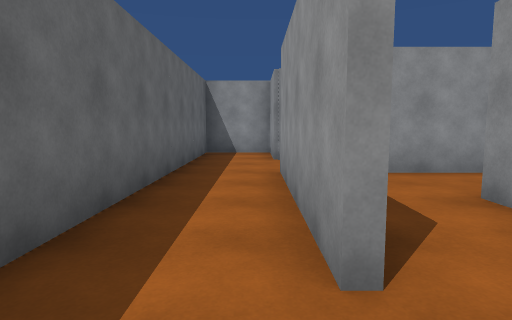
view 1 (above)

24 first-person views from a walk through a Unity game level. The camera is 1.4 m above the floor, tilts 6° down and sees 75° across. The floor is counted in squares, 1.8 m on a side. Each view is taken from the middle of a square. On the plan, view 1 faces up. The plan holds only what a view shows up to about 11 squares ahead; the rest is blank. The place goes on beyond the plan. The player is left out.

view 2
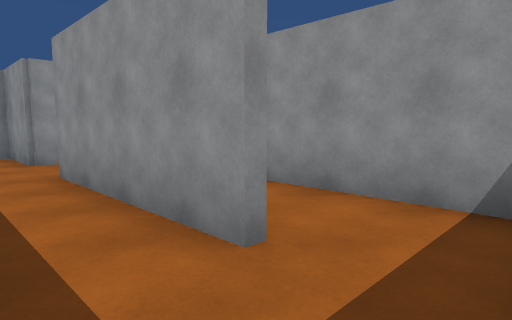

view 3
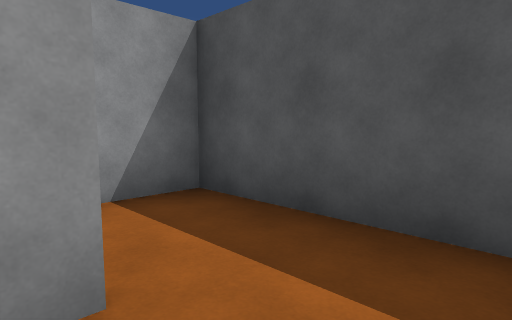

view 4
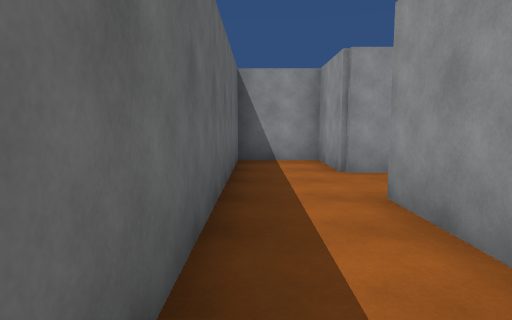

view 5
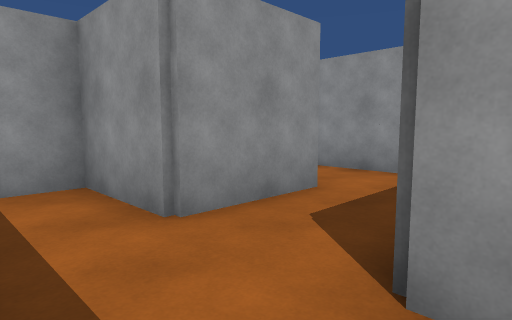

view 6
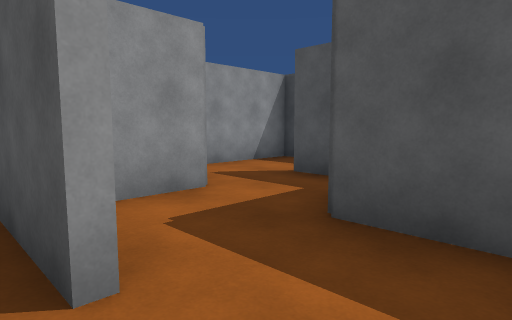

view 7
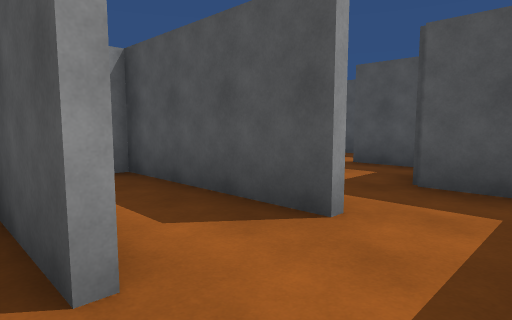

view 8
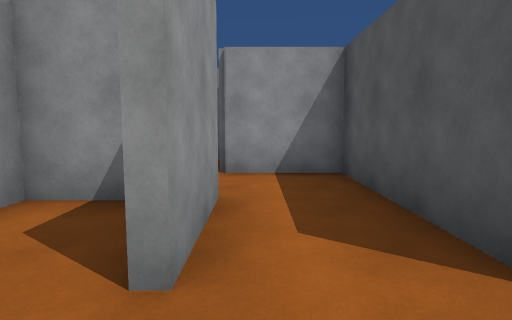

view 9
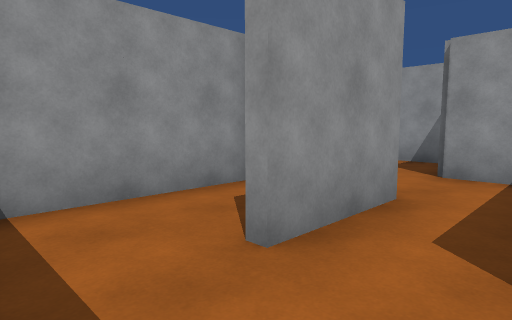

view 10
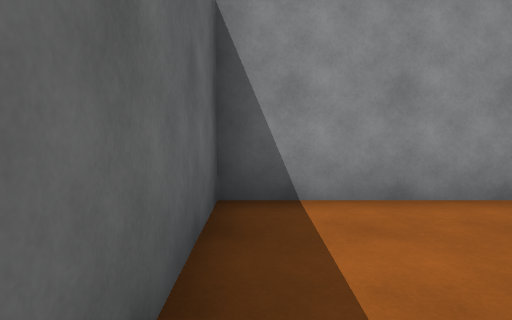

view 11
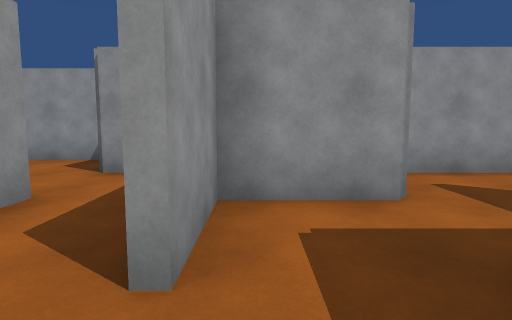

view 12
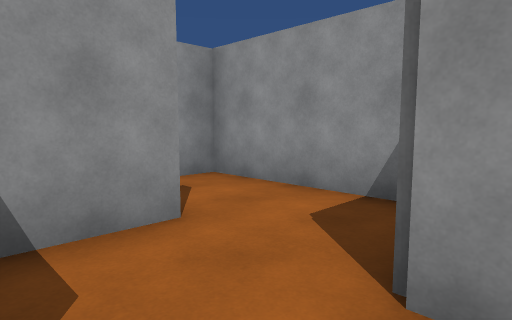

view 13
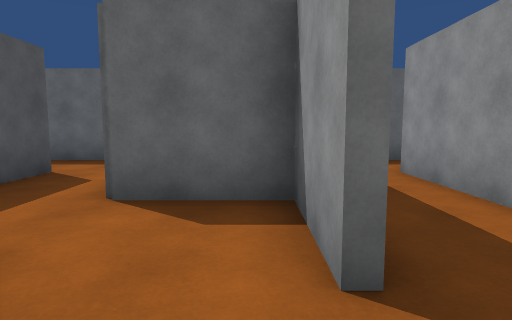

view 14
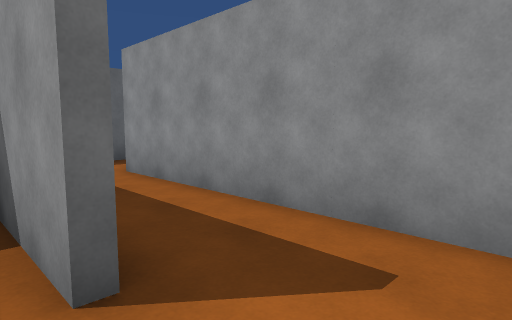

view 15
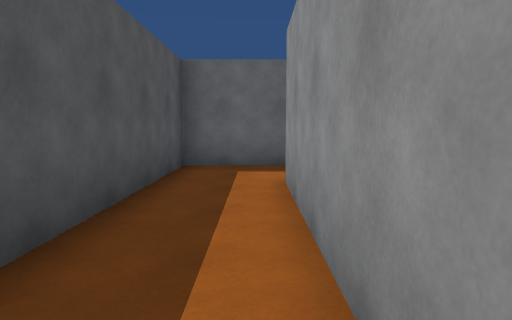

view 16
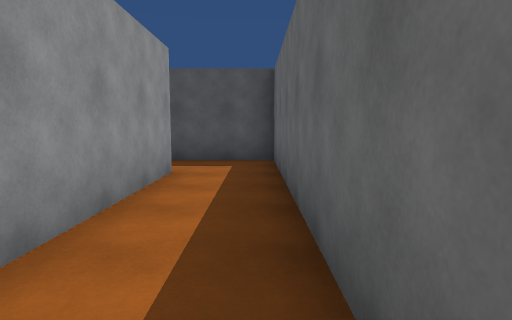

view 17
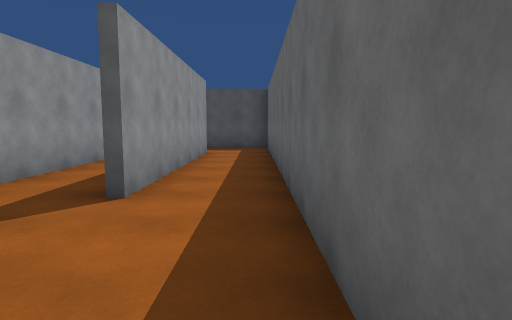

view 18
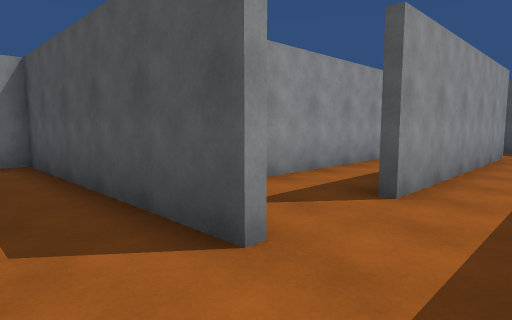

view 19
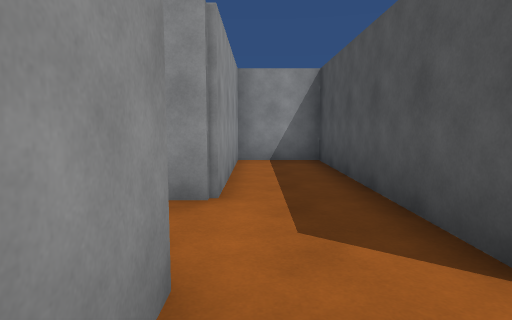

view 20
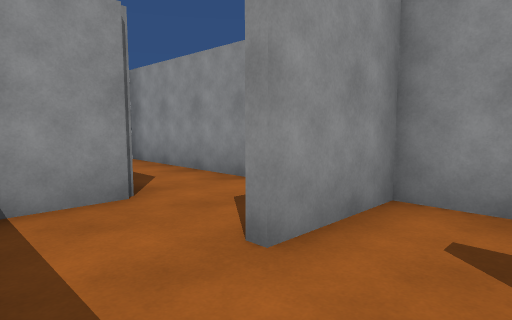

view 21
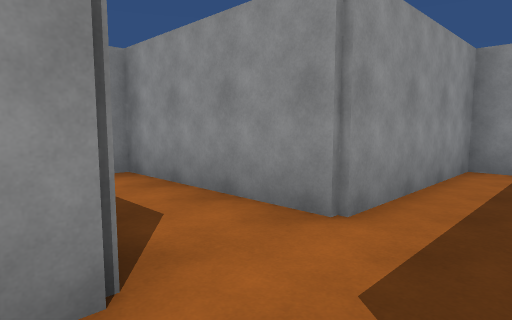

view 22
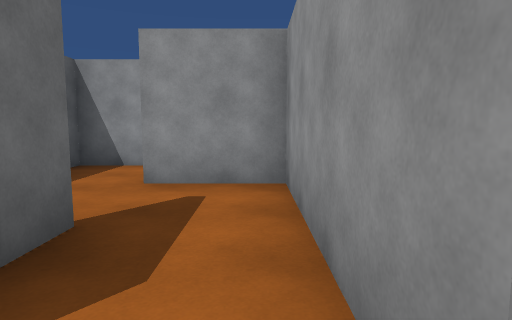

view 23
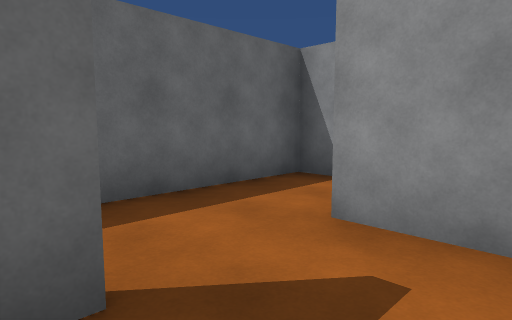

view 24
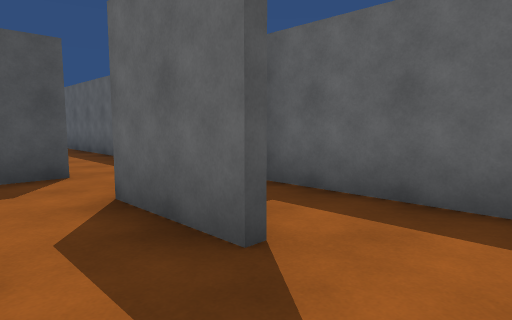

### Floor plan
Ten units are one square. View 1 is at (0, 0); x grows to the right and y downward. Boxes are objects, and circles mark ways between rooms. Rooms are numbered by the first view taken in them; rooms with no view inside come last. Other rooms are left out.
<svg viewBox="-20 -325 89 334">
<path fill="none" stroke="#000" d="M4 -14 4 -56M4 -74 4 -94 -14 -94 -14 -18M-8 4 4 4M4 -116 44 -116 44 -136M26 -134 4 -134M-14 -144 -14 -114M24 -94 24 -114 4 -114M-8 -96 6 -96M-14 -114 -14 -104M46 -154 29 -154M64 -138 64 -174 44 -174M26 -155 26 -134M4 -174 4 -235M-14 -256 -14 -159M-15 -156 5 -156M-14 -266 -14 -256M6 -274 -6 -274M4 -256 64 -256 64 -274 24 -274 24 -294M6 -296 6 -274M24 -294 24 -314 5 -314M24 -195 24 -254 5 -254M4 4 24 4 24 -35M-14 -315 -14 -278M5 -156 32 -156M44 -174 4 -174M4 -136 24 -136M-14 -159 -14 -144M24 -142 24 -155M29 -154 -15 -154"/>
<circle cx="10" cy="-5" r="3" fill="#2a7"/>
<circle cx="-5" cy="-120" r="3" fill="#2a7"/>
<circle cx="40" cy="-140" r="3" fill="#2a7"/>
<circle cx="-5" cy="-140" r="3" fill="#2a7"/>
<circle cx="50" cy="-170" r="3" fill="#2a7"/>
<circle cx="-5" cy="-260" r="3" fill="#2a7"/>
<circle cx="10" cy="-245" r="3" fill="#2a7"/>
<circle cx="10" cy="-170" r="3" fill="#2a7"/>
<circle cx="10" cy="-270" r="3" fill="#2a7"/>
<circle cx="20" cy="-285" r="3" fill="#2a7"/>
<circle cx="10" cy="-305" r="3" fill="#2a7"/>
<text x="-10" y="-40">1</text>
<text x="10" y="-130">2</text>
<text x="10" y="-110">3</text>
<text x="50" y="-150">4</text>
<text x="-10" y="-210">5</text>
<text x="-10" y="-270">6</text>
<text x="30" y="-270">7</text>
<text x="10" y="-310">8</text>
<text x="20" y="-230">9</text>
<text x="20" y="-20">10</text>
<text x="-10" y="-300">11</text>
<text x="20" y="-170">12</text>
<text x="0" y="-150">13</text>
</svg>
Room 1 opens to room 10. Room 2 opens to room 3. Room 2 opens to room 4. Room 2 opens to room 13. Room 4 opens to room 12. Room 5 opens to room 6. Room 5 opens to room 9. Room 5 opens to room 12. Room 6 opens to room 7. Room 7 opens to room 8. Room 8 opens to room 11.

Where each view was taken, in squares from view 1:
view 1: 0 up, 0 right, facing up
view 2: 0 up, 1 left, facing up-right
view 3: 2 up, 1 left, facing down-right
view 4: 2 up, 1 left, facing up
view 5: 5 up, 1 left, facing up-right
view 6: 12 up, 1 left, facing down-right
view 7: 14 up, 1 left, facing down-right
view 8: 13 up, 1 left, facing right
view 9: 12 up, 1 left, facing up-right
view 10: 12 up, 1 left, facing up
view 11: 11 up, 1 left, facing right
view 12: 13 up, 3 right, facing up-right
view 13: 15 up, 6 right, facing left
view 14: 15 up, 6 right, facing up-left
view 15: 17 up, 5 right, facing left
view 16: 23 up, 1 left, facing down
view 17: 27 up, 1 left, facing down
view 18: 27 up, 1 left, facing down-right
view 19: 27 up, 1 left, facing right
view 20: 24 up, 1 left, facing up-right
view 21: 26 up, 0 right, facing up-right
view 22: 27 up, 2 right, facing up
view 23: 29 up, 2 right, facing up-left
view 24: 31 up, 2 right, facing down-left
